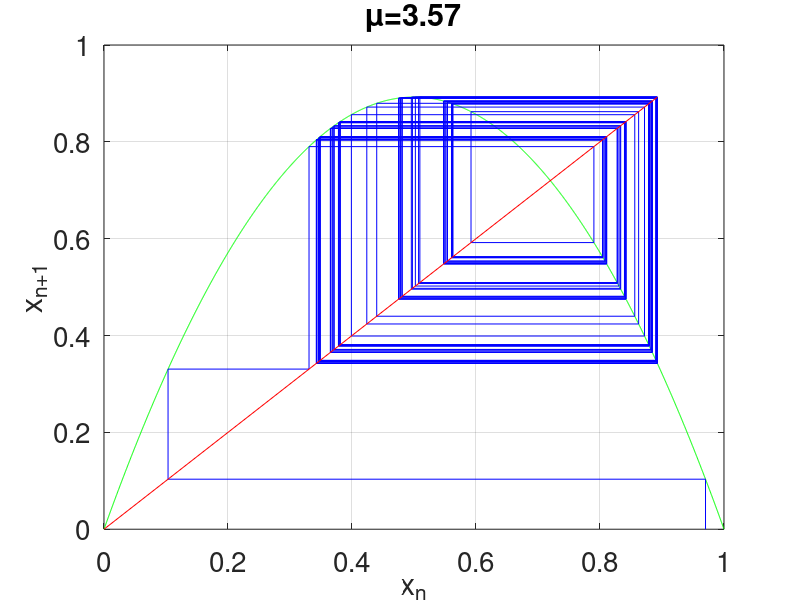

MATLAB code to generate this figure:
close all;clear;clc;
k = 3.57;
box on
hold on
grid on
set(gca, 'XTick',0:0.2:1);  
set(gca, 'YTick',0:0.2:1);
xlabel('x_n');
ylabel('x_n_+_1')
title(['\mu=',num2str(k)]);
set(gca, 'FontSize', 20);
x = 0:0.0005:1;

y = @(k,x)k*x.*(1-x);
plot(x,k*x.*(1-x),'g');
x0=rand(1);
plot([x0 x0],[0 y(k,x0)],'-b');
max=0;
for i = 1:100
    plot([x0 y(k,x0)],[y(k,x0) y(k,x0)],'-b');
    plot([y(k,x0) y(k,x0)],[y(k,x0) y(k,y(k,x0))],'-b');
    x0 = y(k,x0);
    if max<x0
        max = x0;
    end
end
plot([0 max],[0 max],'r');
hold off
saveas(gcf,['images/img01_',num2str(k*100)],'pdf');